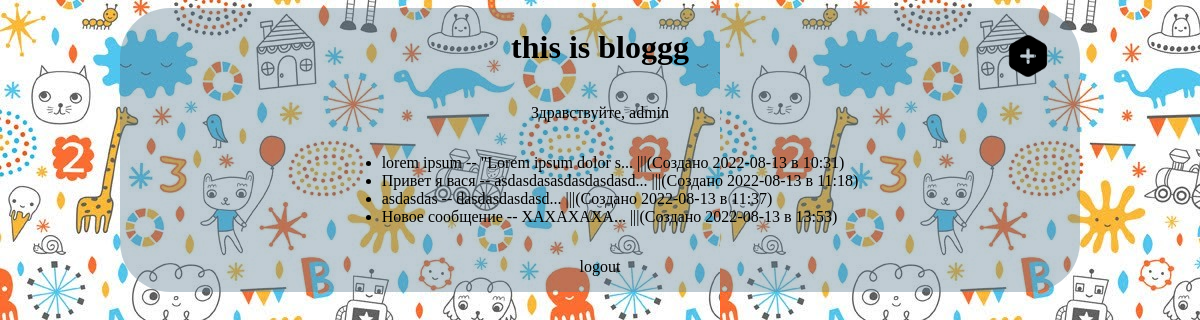
Page /blog/ (signed in) on the committed database.
### blog/models.py (models this page shows, shortened)
class CustomUser(AbstractUser):
    rating = models.IntegerField(default=0)

class Post(models.Model):
    title = models.CharField(max_length=50)
    text = models.TextField()
    pub_date = models.DateTimeField(auto_now=True)
    draft = models.BooleanField(default=False)
    author = models.ForeignKey(CustomUser, null=True, on_delete=models.CASCADE)
    def date(self):
        date = self.pub_date.date()
        time = self.pub_date.time()
        return f'{date} в {time.hour}:{time.minute}'
    def __str__(self):
        return f'{self.title} -- {self.text[:20]}... |||(Создано {self.date()})'

### blog/views.py (the view)
# urls.py: path('', views.IndexViev.as_view(), name='index'),
class IndexViev(View):
    def get(self, request):
        if request.user.is_authenticated:
            posts = Post.objects.filter(draft=False)
            context = {'posts': posts, 'user': request.user}
            template = 'blog/index.html'
            return render(request, template , context)
        else:
            return HttpResponseRedirect(reverse('blog:loginpage'))

### templates/blog/index.html (shortened to what this page needs)
{% load static %}
<!DOCTYPE html>
<html lang="en">
<head>
    <link rel="stylesheet" href="{% static 'blog/css/style.css' %}">
</head>
<body>
    <div class="wrapper">
        <header>
            <h1>this is bloggg</h1>
        </header>
        <main>
            {% if posts %}
                <a href="{% url 'blog:postcreatingpage' %}"><img class="plus" src="{% static 'blog/images/plus.png' %}" alt=""></a>
                <p>Здравствуйте, {{ user.username }}</p>
                <ul>
                    {% for post in posts %}
                        <li><a href="{% url 'blog:detail' post.id %}">{{post}}</a></li>
                    {% endfor %}
                </ul>
            {% endif %}
        </main>
        <footer>
            <p><a href="{% url 'blog:logout' %}">logout</a></p>
        </footer>
    </div>
</body>
</html>

### static/blog/css/style.css (style rules this page uses)
body { background: url("/static/blog/images/blogbg.jpg"); }
.wrapper { display: flex; flex-direction: column; border-radius: 50px; background-color: rgba(89, 120, 142, 0.378); width: 960px; margin: 0 auto; }
h1, p, form { text-align: center; }
a, a:visited { color: black; text-decoration: none; }
main { display: flex; flex-direction: column; justify-content: space-around; align-items: center; }
footer { display: flex; justify-content: space-around; }
.plus { position: absolute; margin-top: -57px; margin-left: 403px; width: 50px; height: 50px; }

### rows in the picture
CustomUser: username "admin"
Post: title+text+pub_date "lorem ipsum -- \"Lorem ipsum dolor s... |||(Создано 2022-08-13 в 10:31)"
Post: title+text+pub_date "Привет я вася -- asdasdasasdasdasdasd... |||(Создано 2022-08-13 в 11:18)"
Post: title+text+pub_date "asdasdas -- dasdasdasdasd... |||(Создано 2022-08-13 в 11:37)"
Post: title+text+pub_date "Новое сообщение -- ХАХАХАХА... |||(Создано 2022-08-13 в 13:53)"
